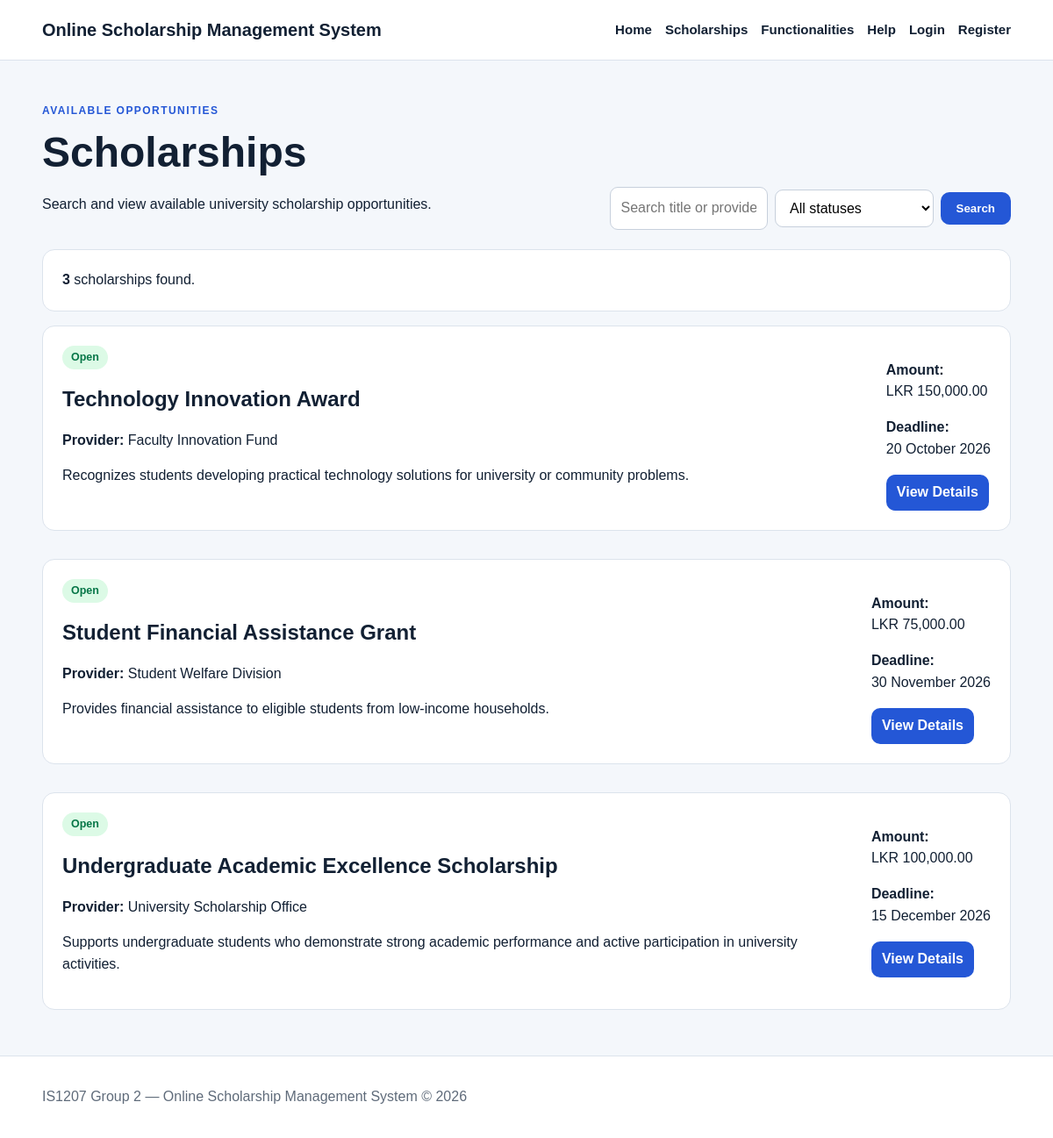
Page /student/scholarships.php on the committed database.
### tables this page shows
CREATE TABLE scholarships (
    id INT UNSIGNED AUTO_INCREMENT PRIMARY KEY,
    title VARCHAR(160) NOT NULL,
    provider VARCHAR(160) NOT NULL,
    description TEXT NOT NULL,
    eligibility TEXT NOT NULL,
    amount DECIMAL(12,2) NOT NULL DEFAULT 0,
    deadline DATE NOT NULL,
    status ENUM('Open', 'Closed') NOT NULL DEFAULT 'Open',
    created_by INT UNSIGNED NULL,
    created_at TIMESTAMP NOT NULL DEFAULT CURRENT_TIMESTAMP,
    CONSTRAINT fk_scholarship_creator FOREIGN KEY (created_by)
        REFERENCES users(id) ON DELETE SET NULL ON UPDATE CASCADE
);

### functions.php (called while the page is built, shortened)
<?php
function e(?string $value): string
{
    return htmlspecialchars((string) $value, ENT_QUOTES, 'UTF-8');
}
function format_money($amount): string
{
    return 'LKR ' . number_format((float) $amount, 2);
}

### student/scholarships.php (the view, shortened to what this page needs)
<?php
require_once __DIR__ . '/../functions.php';
$search = trim($_GET['search'] ?? '');
$statusFilter = $_GET['status'] ?? 'all';
if ($search !== '' && $statusFilter !== 'all') {
    $like = '%' . $search . '%';
    $statement = $conn->prepare(
        'SELECT *
         FROM scholarships
         WHERE
         (
             title LIKE ?
             OR provider LIKE ?
             OR description LIKE ?
             OR eligibility LIKE ?
         )
         AND status = ?
         ORDER BY deadline ASC'
    );
    $statement->bind_param(
        'sssss',
        $like,
        $like,
        $like,
        $like,
        $statusFilter
    );
    $statement->execute();
    $result = $statement->get_result();
} else {
    $result = $conn->query(
        'SELECT *
         FROM scholarships
         ORDER BY
             CASE WHEN status = "Open" THEN 0 ELSE 1 END,
             deadline ASC'
    );
}
$resultCount = $result->num_rows;
include __DIR__ . '/../includes/header.php';
?>
<div class="page-heading">
    <div>
        <p class="eyebrow">Available opportunities</p>
        <h1>Scholarships</h1>
        <p>
            Search and view available university scholarship opportunities.
        </p>
    </div>
    <form method="get" class="search-form">
        <input
            type="text"
            name="search"
            value="<?= e($search) ?>"
            placeholder="Search title or provider"
        >
        <select name="status">
            <option
                value="all"
                <?= $statusFilter === 'all' ? 'selected' : '' ?>
            >
                All statuses
            </option>
        </select>
        <button type="submit">
            Search
        </button>
    </form>
</div>
<div class="card">
    <strong>
        <?= (int) $resultCount ?>
    </strong>
    scholarship<?= $resultCount === 1 ? '' : 's' ?> found.
</div>
<div class="card-list">
    <?php while ($scholarship = $result->fetch_assoc()): ?>
        <?php
        $deadlineTimestamp = strtotime($scholarship['deadline']);
        ?>
        <article class="card scholarship-card">
            <div>
                <span
                    class="badge <?= e(strtolower($scholarship['status'])) ?>"
                >
                    <?= e($scholarship['status']) ?>
                </span>
                <h2>
                    <?= e($scholarship['title']) ?>
                </h2>
                <p>
                    <strong>Provider:</strong>
                    <?= e($scholarship['provider']) ?>
                </p>
                <p>
                    <?= e(
                        mb_strimwidth(
                            $scholarship['description'],
                            0,
                            200,
                            '...'
                        )
                    ) ?>
                </p>
            </div>
            <div>
                <p>
                    <strong>Amount:</strong><br>
                    <?= e(format_money($scholarship['amount'])) ?>
                </p>
                <p>
                    <strong>Deadline:</strong><br>
                    <?= e(
                        date(
                            'd F Y',
                            $deadlineTimestamp
                        )
                    ) ?>
                </p>
                <a
                    class="button small"
                    href="<?= BASE_URL ?>/student/scholarship_view.php?id=<?= (int) $scholarship['id'] ?>"
                >
                    View Details
                </a>
            </div>
        </article>
    <?php endwhile; ?>
</div>
<?php include __DIR__ . '/../includes/footer.php'; ?>

### assets/style.css (style rules this page uses)
:root { --ink: #122033; --muted: #5f6b7a; --paper: #f4f7fb; --line: #dce3ec; --primary: #2457d6; --danger: #b42318; --success: #067647; --warning: #9a6700; }
* { box-sizing: border-box }
body { margin: 0; font-family: Arial,Helvetica,sans-serif; background: var(--paper); color: var(--ink); line-height: 1.55 }
h1 { font-size: clamp(2rem,4vw,3.4rem); line-height: 1.08; margin: .2em 0 .45em }
h2 { line-height: 1.2 }
.eyebrow { text-transform: uppercase; letter-spacing: .12em; font-size: .75rem; font-weight: 800; color: var(--primary) }
.button, button { display: inline-block; border: 0; border-radius: 10px; background: var(--primary); color: #fff; text-decoration: none; padding: 11px 18px; font-weight: 700; cursor: pointer }
.button.small { padding: 8px 12px }
.card { background: #fff; border: 1px solid var(--line); border-radius: 14px; padding: 22px; margin-bottom: 16px }
.page-heading { display: flex; justify-content: space-between; align-items: end; gap: 20px; margin-bottom: 22px }
.card-list { display: grid; gap: 16px }
.scholarship-card { display: grid; grid-template-columns: 1fr auto; gap: 24px }
.badge { display: inline-block; border-radius: 999px; padding: 4px 10px; font-size: .78rem; font-weight: 800; background: #eef2f7 }
.badge.open, .badge.approved { background: #dcfae6; color: var(--success) }
input, textarea, select { width: 100%; border: 1px solid #c7d0dc; border-radius: 9px; padding: 11px 12px; font: inherit; background: #fff }
.search-form { display: flex; gap: 8px; align-items: center }

### rows in the picture
scholarships: status "Open", title "Technology Innovation Award", provider "Faculty Innovation Fund", description "Recognizes students developing practical technology solutions for university or community problems.", amount "LKR 150,000.00", deadline "20 October 2026"
scholarships: status "Open", title "Student Financial Assistance Grant", provider "Student Welfare Division", description "Provides financial assistance to eligible students from low-income households.", amount "LKR 75,000.00", deadline "30 November 2026"
scholarships: status "Open", title "Undergraduate Academic Excellence Scholarship", provider "University Scholarship Office", description "Supports undergraduate students who demonstrate strong academic performance and active participation in university activities.", amount "LKR 100,000.00", deadline "15 December 2026"

### other values in the picture
$resultCount "3"
